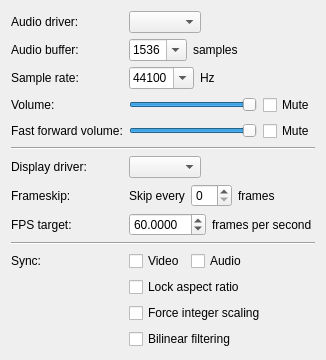
     <widget class="QWidget" name="av">
      <layout class="QFormLayout" name="formLayout">
       <property name="fieldGrowthPolicy">
        <enum>QFormLayout::FieldsStayAtSizeHint</enum>
       </property>
       <item row="0" column="0">
        <widget class="QLabel" name="label_14">
         <property name="text">
          <string>Audio driver:</string>
         </property>
        </widget>
       </item>
       <item row="0" column="1">
        <widget class="QComboBox" name="audioDriver">
         <property name="sizePolicy">
          <sizepolicy hsizetype="Expanding" vsizetype="Fixed">
           <horstretch>0</horstretch>
           <verstretch>0</verstretch>
          </sizepolicy>
         </property>
        </widget>
       </item>
       <item row="1" column="0">
        <widget class="QLabel" name="audioBufferSizeLabel">
         <property name="text">
          <string>Audio buffer:</string>
         </property>
        </widget>
       </item>
       <item row="1" column="1">
        <layout class="QHBoxLayout" name="horizontalLayout_11">
         <item>
          <widget class="QComboBox" name="audioBufferSize">
           <property name="editable">
            <bool>true</bool>
           </property>
           <property name="currentText">
            <string>1536</string>
           </property>
           <property name="currentIndex">
            <number>3</number>
           </property>
           <item>
            <property name="text">
             <string>512</string>
            </property>
           </item>
           <item>
            <property name="text">
             <string>768</string>
            </property>
           </item>
           <item>
            <property name="text">
             <string>1024</string>
            </property>
           </item>
           <item>
            <property name="text">
             <string>1536</string>
            </property>
           </item>
           <item>
            <property name="text">
             <string>2048</string>
            </property>
           </item>
           <item>
            <property name="text">
             <string>3072</string>
            </property>
           </item>
           <item>
            <property name="text">
             <string>4096</string>
            </property>
           </item>
          </widget>
         </item>
         <item>
          <widget class="QLabel" name="label_16">
           <property name="text">
            <string>samples</string>
           </property>
          </widget>
         </item>
        </layout>
       </item>
       <item row="2" column="0">
        <widget class="QLabel" name="label_19">
         <property name="text">
          <string>Sample rate:</string>
         </property>
        </widget>
       </item>
       <item row="2" column="1">
        <layout class="QHBoxLayout" name="horizontalLayout_14">
         <item>
          <widget class="QComboBox" name="sampleRate">
           <property name="editable">
            <bool>true</bool>
           </property>
           <property name="currentText">
            <string>44100</string>
           </property>
           <property name="currentIndex">
            <number>2</number>
           </property>
           <item>
            <property name="text">
             <string>22050</string>
            </property>
           </item>
           <item>
            <property name="text">
             <string>32000</string>
            </property>
           </item>
           <item>
            <property name="text">
             <string>44100</string>
            </property>
           </item>
           <item>
            <property name="text">
             <string>48000</string>
            </property>
           </item>
          </widget>
         </item>
         <item>
          <widget class="QLabel" name="label_20">
           <property name="text">
            <string>Hz</string>
           </property>
          </widget>
         </item>
        </layout>
       </item>
       <item row="3" column="0">
        <widget class="QLabel" name="label_17">
         <property name="text">
          <string>Volume:</string>
         </property>
        </widget>
       </item>
       <item row="3" column="1">
        <layout class="QHBoxLayout" name="horizontalLayout_6">
         <item>
          <widget class="QSlider" name="volume">
           <property name="minimumSize">
            <size>
             <width>128</width>
             <height>0</height>
            </size>
           </property>
           <property name="maximum">
            <number>256</number>
           </property>
           <property name="pageStep">
            <number>16</number>
           </property>
           <property name="value">
            <number>256</number>
           </property>
           <property name="orientation">
            <enum>Qt::Horizontal</enum>
           </property>
          </widget>
         </item>
         <item>
          <widget class="QCheckBox" name="mute">
           <property name="text">
            <string>Mute</string>
           </property>
          </widget>
         </item>
        </layout>
       </item>
       <item row="4" column="0">
        <widget class="QLabel" name="label_34">
         <property name="text">
          <string>Fast forward volume:</string>
         </property>
        </widget>
       </item>
       <item row="4" column="1">
        <layout class="QHBoxLayout" name="horizontalLayout_17">
         <item>
          <widget class="QSlider" name="volumeFf">
           <property name="minimumSize">
            <size>
             <width>128</width>
             <height>0</height>
            </size>
           </property>
           <property name="maximum">
            <number>256</number>
           </property>
           <property name="pageStep">
            <number>16</number>
           </property>
           <property name="value">
            <number>256</number>
           </property>
           <property name="orientation">
            <enum>Qt::Horizontal</enum>
           </property>
          </widget>
         </item>
         <item>
          <widget class="QCheckBox" name="muteFf">
           <property name="text">
            <string>Mute</string>
           </property>
          </widget>
         </item>
        </layout>
       </item>
       <item row="5" column="0" colspan="2">
        <widget class="Line" name="line_4">
         <property name="orientation">
          <enum>Qt::Horizontal</enum>
         </property>
        </widget>
       </item>
       <item row="6" column="0">
        <widget class="QLabel" name="label_10">
         <property name="text">
          <string>Display driver:</string>
         </property>
        </widget>
       </item>
       <item row="6" column="1">
        <widget class="QComboBox" name="displayDriver">
         <property name="sizePolicy">
          <sizepolicy hsizetype="Expanding" vsizetype="Fixed">
           <horstretch>0</horstretch>
           <verstretch>0</verstretch>
          </sizepolicy>
         </property>
        </widget>
       </item>
       <item row="7" column="0">
        <widget class="QLabel" name="label_9">
         <property name="text">
          <string>Frameskip:</string>
         </property>
        </widget>
       </item>
       <item row="7" column="1">
        <layout class="QHBoxLayout" name="horizontalLayout_16">
         <item>
          <widget class="QLabel" name="label_12">
           <property name="text">
            <string>Skip every</string>
           </property>
          </widget>
         </item>
         <item>
          <widget class="QSpinBox" name="frameskip"/>
         </item>
         <item>
          <widget class="QLabel" name="label_13">
           <property name="text">
            <string>frames</string>
           </property>
          </widget>
         </item>
        </layout>
       </item>
       <item row="8" column="0">
        <widget class="QLabel" name="label_3">
         <property name="text">
          <string>FPS target:</string>
         </property>
        </widget>
       </item>
       <item row="8" column="1">
        <layout class="QHBoxLayout" name="horizontalLayout_2">
         <item>
          <widget class="QDoubleSpinBox" name="fpsTarget">
           <property name="decimals">
            <number>4</number>
           </property>
           <property name="minimum">
            <double>0.010000000000000</double>
           </property>
           <property name="maximum">
            <double>240.000000000000000</double>
           </property>
           <property name="value">
            <double>60.000000000000000</double>
           </property>
          </widget>
         </item>
         <item>
          <widget class="QLabel" name="label_11">
           <property name="text">
            <string>frames per second</string>
           </property>
          </widget>
         </item>
        </layout>
       </item>
       <item row="9" column="0" colspan="2">
        <widget class="Line" name="line_5">
         <property name="orientation">
          <enum>Qt::Horizontal</enum>
         </property>
        </widget>
       </item>
       <item row="10" column="0">
        <widget class="QLabel" name="label_2">
         <property name="text">
          <string>Sync:</string>
         </property>
        </widget>
       </item>
       <item row="10" column="1">
        <layout class="QHBoxLayout" name="horizontalLayout_10">
         <item>
          <widget class="QCheckBox" name="videoSync">
           <property name="text">
            <string>Video</string>
           </property>
          </widget>
         </item>
         <item>
          <widget class="QCheckBox" name="audioSync">
           <property name="text">
            <string>Audio</string>
           </property>
          </widget>
         </item>
        </layout>
       </item>
       <item row="11" column="1">
        <widget class="QCheckBox" name="lockAspectRatio">
         <property name="text">
          <string>Lock aspect ratio</string>
         </property>
        </widget>
       </item>
       <item row="12" column="1">
        <widget class="QCheckBox" name="lockIntegerScaling">
         <property name="text">
          <string>Force integer scaling</string>
         </property>
        </widget>
       </item>
       <item row="13" column="1">
        <widget class="QCheckBox" name="resampleVideo">
         <property name="text">
          <string>Bilinear filtering</string>
         </property>
        </widget>
       </item>
      </layout>
     </widget>
